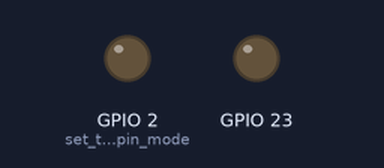
Bench run of a sketch on a simulated ESP32. Shown: output pins drawn as LEDs (lit = HIGH). WiFi joins after 1.5 s; servers stay silent unless stated; what the sketch prints to the serial monitor is not drawn.

Above: at 0.0 s.
At 1.5 s:
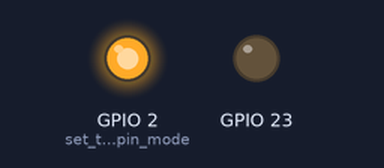
Timing chart, 0 to 3.0 s (numbered marks = the images above):
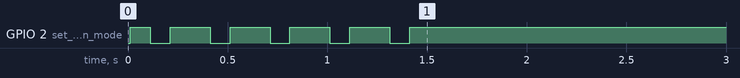

The sketch:

wifi_terminal.ino
```cpp
#include <WiFi.h>

const char* ssid     = "HERMANN 2.4GHz";
const char* password = "nino021712";

WiFiServer server(80);

void setup()
{
    Serial.begin(115200);
    pinMode(LED_BUILTIN, OUTPUT);      // set the LED pin mode
    pinMode(23, OUTPUT);

    delay(10);

    // We start by connecting to a WiFi network

    Serial.println();
    Serial.println();
    Serial.print("Connecting to ");
    Serial.println(ssid);

    WiFi.begin(ssid, password);

    while (WiFi.status() != WL_CONNECTED) {

        digitalWrite(LED_BUILTIN, HIGH);
        delay(100);
        digitalWrite(LED_BUILTIN, LOW);
        delay(100);
        digitalWrite(LED_BUILTIN, HIGH);
        delay(100);
        digitalWrite(LED_BUILTIN, LOW);
        Serial.print(".");
    }

    Serial.println("");
    Serial.println("WiFi connected.");
    Serial.println("IP address: ");
    Serial.println(WiFi.localIP());
    digitalWrite(LED_BUILTIN, HIGH);
    server.begin();

}

void loop() {
  // put your main code here, to run repeatedly:
  WiFiClient client = server.available();

  if (client) {
  while (client.connected()) {            // loop while the client's connected
    if (client.available()) {
      digitalWrite(23, HIGH);
      delay(100);
      digitalWrite(23, LOW);
      delay(100);
      digitalWrite(23, HIGH);
      delay(100);
      digitalWrite(23, LOW);
      Serial.print(client.readString());


    }
   }

}

}
```
